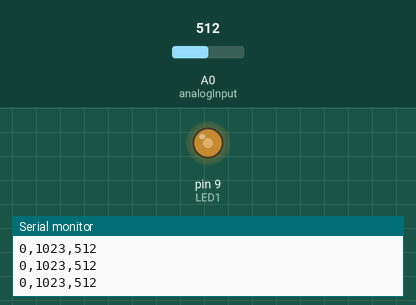
Simulated run of this sketch. Board: Arduino Uno, built with avr-gcc and run on an emulated ATmega328P. Parts: output pins drawn as LEDs (lit = HIGH), the last lines printed to the serial monitor. Inputs (shaded band) come from the test bench; at power-on: A0 (analogInput) = 512.

Above: at 1.2 s.
1.3 s: A0 (analogInput) set to 991
At 2.5 s:
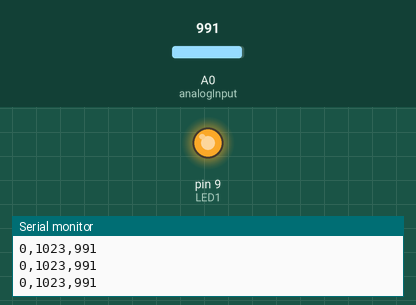
2.8 s: A0 (analogInput) set to 1015
At 3.6 s:
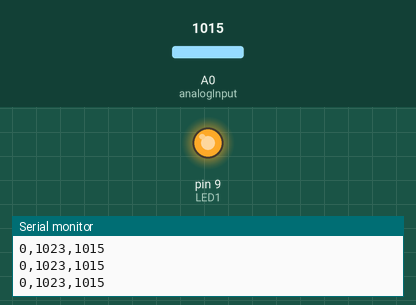
4.3 s: A0 (analogInput) set to 716
At 4.7 s:
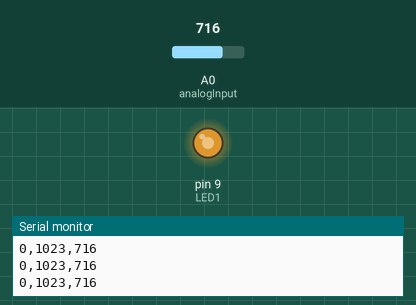
5.8 s: A0 (analogInput) set to 122
At 6.3 s:
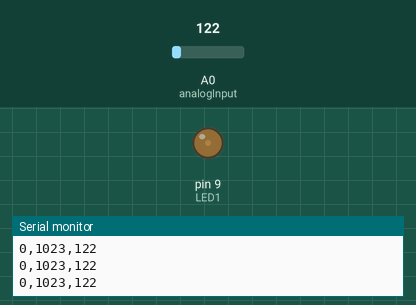
7.3 s: A0 (analogInput) set to 0
At 8.4 s:
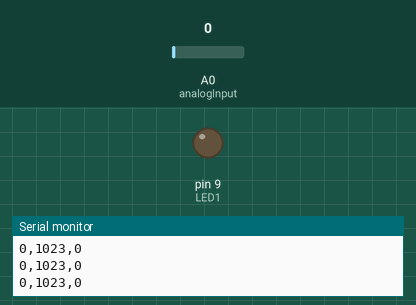
8.8 s: A0 (analogInput) set to 511
At 9.5 s:
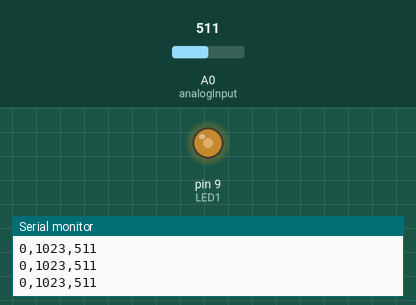
Timing chart, 0 to 11.3 s (numbered marks = the images above; inputs shaded):
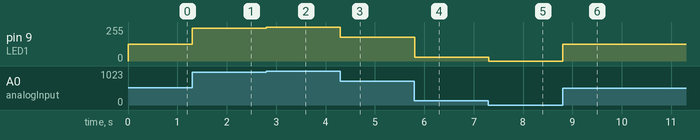

Measured:
- after the input at 1.3 s, pin 9 (LED1): 127/255 → 247/255 at once
- after the input at 2.8 s, pin 9 (LED1): 247/255 → 253/255 at once
- after the input at 4.3 s, pin 9 (LED1): 253/255 → 178/255 at once
- after the input at 5.8 s, pin 9 (LED1): 178/255 → 30/255 at once
- after the input at 7.3 s, pin 9 (LED1): 30/255 → 0/255 at once
- after the input at 8.8 s, pin 9 (LED1): 0/255 → 127/255 at once

The sketch:

CircuitBasics_04_AnalogInput.ino
```cpp
// Circuit Basics 04 - Analog Input
// Use Analog Read to read values between 0 and 1023 on an Analog Input
//
// Connect a potentiometer to an Analog Input, by setting it up
// as a voltage divider.  Connect one end of the pot to ground,
// the other to positive voltage, and the wiper to an Analog Input.
//
//         100k pot
//    5v---/\/\/\---GND
//            ^
//            |
//        Analog Input


byte LED1 = 9; // this pin controls the LED
byte analogInput = A0; // this is the analog input pin for the potentiometer

void setup() {
  Serial.begin(9600); // start serial for debugging

  pinMode(LED1, OUTPUT); // set LED pin for output

}

void loop() {
  int analogReading = analogRead(analogInput); // read from the potentiometer

  // change the input value to a new range using the map() function
  // map(value, valueMin, valueMax, outMin, outMax);
  int ledBrightness = map(analogReading, 0, 1023, 0, 255);
  analogWrite(LED1, ledBrightness);

  // make a ranged display with max and min lines
  Serial.print(0); Serial.print(","); Serial.print(1023); Serial.print(",");

  Serial.println(analogReading); // send reading value to Serial console for plotting

  delay(10); // slow everything down

}
```
